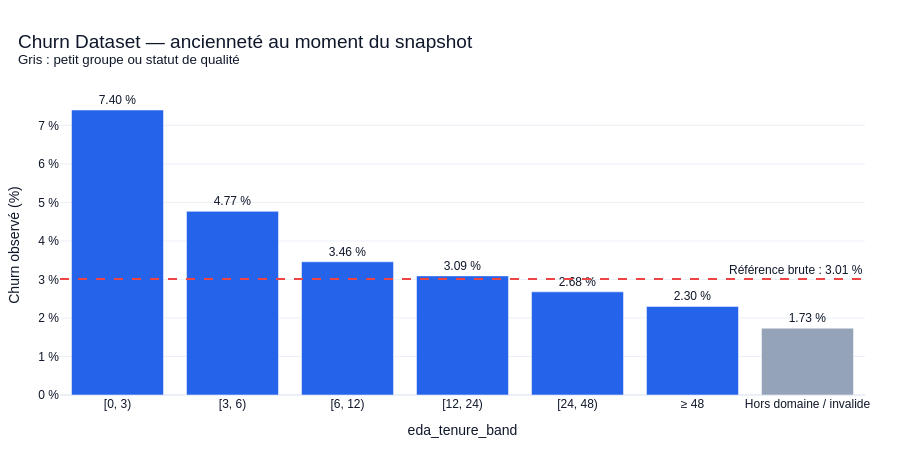

This figure's notebook cell:
### Markdown cell above
## Axe 11 — Le début de la relation client concentre-t-il le churn ?

**Question d’analyse.** Le taux observé est-il plus élevé pendant les premiers mois d'abonnement ?
**Méthodologie.** Comparer taux, effectifs, part des lignes positives et écart au taux global par tranche d'ancienneté.
Les KPI détaillés sont au survol. Le ratio de taux est descriptif, pas un uplift causal ni un lift de modèle.

L'ancienneté provient d'une copie analytique : `(snapshot_date − signup_date) / 30,4375 jours`.
C'est une durée approchée, pas un nombre de mois calendaires complets. Les intervalles sont `[a, b)`.
Les durées négatives et dates inutilisables restent identifiables comme statuts de qualité.
Un même client peut contribuer à plusieurs bandes au cours du temps.

**KPI étudiés — axe 11.** Taux, lignes positives, clients distincts, part des positifs et audit des dates.

**Visualisation.** Les cellules suivantes présentent les tableaux et graphiques associés ; les axes regroupés partagent les mêmes calculs sans reproduire les visuels.

### Code cell
eda_df, tenure_audit = explorer.analytical_tenure_view(df, config)
display(
    pd.Series(
        {key: value for key, value in tenure_audit.items() if key != "n_rows"}, name="observations"
    ).to_frame()
)
tenure_rates = explorer.interaction_rates(eda_df, [config.tenure_band_column])

fig = plot_diagnostic_rates(
    tenure_rates,
    config.tenure_band_column,
    baseline_rate=baseline_rate,
    title="Churn Dataset — ancienneté au moment du snapshot",
)
interactive_figures["tenure"] = fig
fig.show(renderer="plotly_mimetype")

### Figure 1 — Plotly figure (JSON) as saved in the notebook; plotly's stock layout.template omitted (floating-point values rounded to 4 significant figures)
{"data": [{"customdata": [[1757.0, 693.0, 130.0, 4.39, 2.459, 11.17], [1636.0, 682.0, 78.0, 1.759, 1.585, 6.701], [3383.0, 844.0, 117.0, 0.4499, 1.15, 10.05], [6662.0, 1166.0, 206.0, 0.08356, 1.028, 17.7], [14120.0, 1876.0, 378.0, -0.3308, 0.8901, 32.47], [10960.0, 1295.0, 252.0, -0.7098, 0.7641, 21.65], [173.0, 169.0, 3.0, -1.275, 0.5764, 0.2577]], "hovertemplate": "%{x}<br>Churn : %{y:.2f} %<br>Lignes : %{customdata[0]:,.0f}<br>Clients distincts : %{customdata[1]:,.0f}<br>Lignes positives : %{customdata[2]:,.0f}<br>Écart : %{customdata[3]:+.2f} points<br>Ratio descriptif : %{customdata[4]:.2f}<br>Part des positifs : %{customdata[5]:.1f} %<extra></extra>", "marker": {"color": ["#2563EB", "#2563EB", "#2563EB", "#2563EB", "#2563EB", "#2563EB", "#94A3B8"]}, "text": [7.399, 4.768, 3.458, 3.092, 2.678, 2.299, 1.734], "textposition": "outside", "texttemplate": "%{text:.2f} %", "type": "bar", "x": ["[0, 3)", "[3, 6)", "[6, 12)", "[12, 24)", "[24, 48)", "≥ 48", "Hors domaine / invalide"], "y": [7.399, 4.768, 3.458, 3.092, 2.678, 2.299, 1.734]}], "layout": {"annotations": [{"showarrow": false, "text": "Référence brute : 3.01 %", "x": 1, "xanchor": "right", "xref": "x domain", "y": 3.009, "yanchor": "bottom", "yref": "y"}], "font": {"color": "#0F172A", "family": "Arial", "size": 12}, "height": 470, "hoverlabel": {"bgcolor": "white", "font": {"size": 12}}, "margin": {"b": 75, "l": 60, "r": 35, "t": 95}, "paper_bgcolor": "white", "plot_bgcolor": "white", "shapes": [{"line": {"color": "#EF4444", "dash": "dash"}, "type": "line", "x0": 0, "x1": 1, "xref": "x domain", "y0": 3.009, "y1": 3.009, "yref": "y"}], "title": {"font": {"color": "#0F172A", "size": 19}, "text": "Churn Dataset — ancienneté au moment du snapshot<br><sup>Gris : petit groupe ou statut de qualité</sup>", "x": 0.02}, "xaxis": {"categoryarray": ["[0, 3)", "[3, 6)", "[6, 12)", "[12, 24)", "[24, 48)", "≥ 48", "Hors domaine / invalide"], "categoryorder": "array", "title": {"text": "eda_tenure_band"}, "type": "category"}, "yaxis": {"rangemode": "tozero", "ticksuffix": " %", "title": {"text": "Churn observé (%)"}}}}
